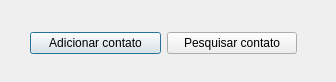
<?xml version="1.0" encoding="UTF-8"?>
<ui version="4.0">
 <class>fm_principal</class>
 <widget class="QDialog" name="fm_principal">
  <property name="geometry">
   <rect>
    <x>0</x>
    <y>0</y>
    <width>336</width>
    <height>82</height>
   </rect>
  </property>
  <property name="windowTitle">
   <string>Dialog</string>
  </property>
  <widget class="QWidget" name="">
   <property name="geometry">
    <rect>
     <x>30</x>
     <y>30</y>
     <width>267</width>
     <height>27</height>
    </rect>
   </property>
   <layout class="QHBoxLayout" name="horizontalLayout">
    <item>
     <widget class="QPushButton" name="btn_adicionar">
      <property name="text">
       <string>Adicionar contato</string>
      </property>
     </widget>
    </item>
    <item>
     <widget class="QPushButton" name="btn_pesquisar">
      <property name="text">
       <string>Pesquisar contato</string>
      </property>
     </widget>
    </item>
   </layout>
  </widget>
 </widget>
 <resources/>
 <connections/>
</ui>
